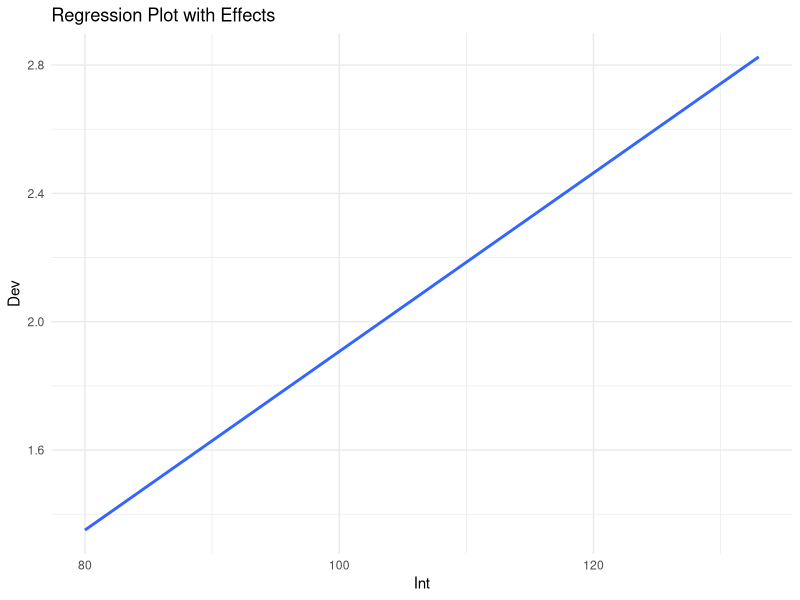

The R source for this figure: (Note: this script raises an error after producing the figure.)
#####################################################
############## SLRM devShortSada ####################
#####################################################


library(readxl)

dat <- read_excel("table_SLRM.xlsx")

################################################
############# Modeling ########################
################################################


# Main Effects

mudel_0 <- lm(dev64~1, data=dat)
summary(mudel_0)

mudel_1 <- lm(dev64~age, data=dat)
summary(mudel_1)

mudel_2 <- lm(dev64~sex, data=dat)
summary(mudel_2)

mudel_3 <- lm(dev64~group, data=dat)
summary(mudel_3)

mudel_4 <- lm(dev64~lang, data=dat)
summary(mudel_4)

mudel_5 <- lm(dev64~int, data=dat)
summary(mudel_5)
anova(mudel_0, mudel_5)
AIC(mudel_0, mudel_5) # Zero model is not better

mudel_6 <- lm(dev64~d_prime1, data=dat)
summary(mudel_6)

mudel_7 <- lm(dev64~d_prime2, data=dat)
summary(mudel_7)


############################# int with age #########################################


mudel_0 <- lm(dev64~ int, data=dat)
summary(mudel_0)

mudel_2 <- lm(dev64~ int + age*sex, data=dat)
summary(mudel_2)

mudel_3 <- lm(dev64~ int + age*group, data=dat)
summary(mudel_3)

mudel_4 <- lm(dev64~ int + age*lang, data=dat)
summary(mudel_4)

mudel_5 <- lm(dev64~ int + age*int, data=dat)
summary(mudel_5)

mudel_6 <- lm(dev64~ int + age*d_prime1, data=dat)
summary(mudel_6)

mudel_7 <- lm(dev64~ int + age*d_prime2, data=dat)
summary(mudel_7)

############################# int with sex #########################################


mudel_0 <- lm(dev64~int, data=dat)
summary(mudel_0)


mudel_3 <- lm(dev64~ int + sex*group, data=dat)
summary(mudel_3)


mudel_4 <- lm(dev64~ int + sex*lang, data=dat)
summary(mudel_4)


mudel_5 <- lm(dev64~ int + sex*int, data=dat)
summary(mudel_5)

mudel_6 <- lm(dev64~ int + sex*d_prime1, data=dat)
summary(mudel_6)


mudel_7 <- lm(dev64~ int + sex*d_prime2, data=dat)
summary(mudel_7)


############################# int with group #########################################


mudel_0 <- lm(dev64~int, data=dat)
summary(mudel_0)


mudel_4 <- lm(dev64~ int + group*lang, data=dat)
summary(mudel_4)


mudel_5 <- lm(dev64~ int + group*int, data=dat)
summary(mudel_5)

mudel_6 <- lm(dev64~ int + group*d_prime1, data=dat)
summary(mudel_6)


mudel_7 <- lm(dev64~ int + group*d_prime2, data=dat)
summary(mudel_7)


############################# int with lang #########################################


mudel_0 <- lm(dev64~1, data=dat)
summary(mudel_0)


mudel_5 <- lm(dev64~ int + lang*int, data=dat)
summary(mudel_5)

mudel_6 <- lm(dev64~ int + lang*d_prime1, data=dat)
summary(mudel_6)


mudel_7 <- lm(dev64~ int + lang*d_prime2, data=dat)
summary(mudel_7)


############################# int with int #########################################


mudel_0 <- lm(dev64~int, data=dat)
summary(mudel_0)


mudel_6 <- lm(dev64~ int + int*d_prime1, data=dat)
summary(mudel_6)


mudel_7 <- lm(dev64~ int + int*d_prime2, data=dat)
summary(mudel_7)

############################# int with d_1 #########################################


mudel_0 <- lm(dev64~int, data=dat)
summary(mudel_0)


mudel_7 <- lm(dev64~ int + d_prime1*d_prime2, data=dat)
summary(mudel_7)


####################################################
##### Testing model assumptions AFTER MODELING ####
###################################################

# Effect plotting

# Load necessary libraries
library(ggplot2)

# Fit the linear model
mudel_1 <- lm(dev64 ~ int, data = dat)

# Create the plot with points and regression lines
p <- ggplot(dat, aes(x = int, y = dev64)) +
  labs(title = "Regression Plot with Effects",
       x = "Int",
       y = "Dev") +
  theme_minimal() +
  geom_smooth(method = "lm", se = FALSE)  

# Print the plot
print(p)

# Distribution of the model residuals

shapiro.test(residuals(mudel_1)) 

#### Multicolinearity

library(car)
vif(mudel_1) #ok


# Linear realtions, homoscedacity, influential points

par(mfrow = c(2, 2))
plot(mudel_1)


